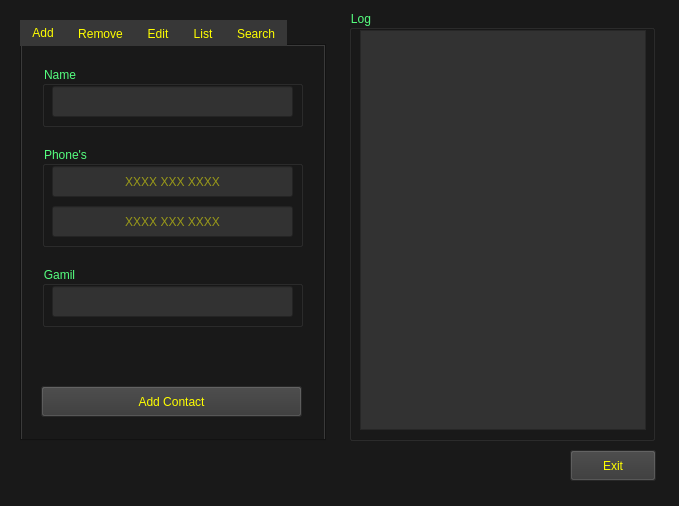
<?xml version="1.0" encoding="UTF-8"?>
<ui version="4.0">
 <class>PhoneBook</class>
 <widget class="QMainWindow" name="PhoneBook">
  <property name="geometry">
   <rect>
    <x>0</x>
    <y>0</y>
    <width>679</width>
    <height>506</height>
   </rect>
  </property>
  <property name="windowTitle">
   <string>WHI3PER::PhoneBook</string>
  </property>
  <property name="styleSheet">
   <string notr="true">QWidget {  
	font: 11pt &quot;Comic Sans MS&quot;;
     background-color: rgb(25, 25, 25);
	 color: rgb(255, 255, 0);
}

QTextBrowser {
	font: 11pt &quot;Consolas&quot;; 
	background-color: rgb(50, 50, 50);  
	color: rgb(0, 255, 255); 
}

QGroupBox {  color: rgb(85, 255, 127); }
QPushButton { background-color: rgb(55, 55, 55); }
QComboBox {  background-color: rgb(55, 55, 55);  color: rgb(85, 255, 127); }
QMenuBar { color: rgb(85, 255, 127); }
QTabBar::tab { background-color: rgb(55, 55, 55); }
QLineEdit { background-color: rgb(50, 50, 50); }</string>
  </property>
  <widget class="QWidget" name="centralwidget">
   <widget class="QTabWidget" name="tabWidget">
    <property name="geometry">
     <rect>
      <x>20</x>
      <y>20</y>
      <width>306</width>
      <height>421</height>
     </rect>
    </property>
    <property name="currentIndex">
     <number>0</number>
    </property>
    <widget class="QWidget" name="tab">
     <attribute name="title">
      <string>Add</string>
     </attribute>
     <widget class="QGroupBox" name="groupBox">
      <property name="geometry">
       <rect>
        <x>20</x>
        <y>20</y>
        <width>261</width>
        <height>61</height>
       </rect>
      </property>
      <property name="title">
       <string>Name</string>
      </property>
      <widget class="QLineEdit" name="NAME">
       <property name="geometry">
        <rect>
         <x>10</x>
         <y>20</y>
         <width>241</width>
         <height>31</height>
        </rect>
       </property>
       <property name="inputMask">
        <string/>
       </property>
       <property name="text">
        <string/>
       </property>
       <property name="alignment">
        <set>Qt::AlignCenter</set>
       </property>
       <property name="placeholderText">
        <string/>
       </property>
      </widget>
     </widget>
     <widget class="QGroupBox" name="groupBox_2">
      <property name="geometry">
       <rect>
        <x>20</x>
        <y>100</y>
        <width>261</width>
        <height>101</height>
       </rect>
      </property>
      <property name="title">
       <string>Phone's</string>
      </property>
      <widget class="QLineEdit" name="PHONE1">
       <property name="geometry">
        <rect>
         <x>10</x>
         <y>20</y>
         <width>241</width>
         <height>31</height>
        </rect>
       </property>
       <property name="alignment">
        <set>Qt::AlignCenter</set>
       </property>
       <property name="placeholderText">
        <string>XXXX XXX XXXX</string>
       </property>
      </widget>
      <widget class="QLineEdit" name="PHONE2">
       <property name="geometry">
        <rect>
         <x>10</x>
         <y>60</y>
         <width>241</width>
         <height>31</height>
        </rect>
       </property>
       <property name="alignment">
        <set>Qt::AlignCenter</set>
       </property>
       <property name="placeholderText">
        <string>XXXX XXX XXXX</string>
       </property>
      </widget>
     </widget>
     <widget class="QGroupBox" name="groupBox_3">
      <property name="geometry">
       <rect>
        <x>20</x>
        <y>220</y>
        <width>261</width>
        <height>61</height>
       </rect>
      </property>
      <property name="title">
       <string>Gamil</string>
      </property>
      <widget class="QLineEdit" name="GMAIL">
       <property name="geometry">
        <rect>
         <x>10</x>
         <y>20</y>
         <width>241</width>
         <height>31</height>
        </rect>
       </property>
       <property name="alignment">
        <set>Qt::AlignCenter</set>
       </property>
      </widget>
     </widget>
     <widget class="QPushButton" name="ADD_BUTTON">
      <property name="geometry">
       <rect>
        <x>19</x>
        <y>340</y>
        <width>261</width>
        <height>31</height>
       </rect>
      </property>
      <property name="text">
       <string>Add Contact</string>
      </property>
     </widget>
    </widget>
    <widget class="QWidget" name="tab_2">
     <attribute name="title">
      <string>Remove</string>
     </attribute>
     <widget class="QGroupBox" name="groupBox_5">
      <property name="geometry">
       <rect>
        <x>20</x>
        <y>20</y>
        <width>261</width>
        <height>61</height>
       </rect>
      </property>
      <property name="title">
       <string>Name</string>
      </property>
      <widget class="QLineEdit" name="SEARCH1">
       <property name="geometry">
        <rect>
         <x>10</x>
         <y>20</y>
         <width>241</width>
         <height>31</height>
        </rect>
       </property>
       <property name="inputMask">
        <string/>
       </property>
       <property name="text">
        <string/>
       </property>
       <property name="alignment">
        <set>Qt::AlignCenter</set>
       </property>
       <property name="placeholderText">
        <string>Enter a name for remove</string>
       </property>
      </widget>
     </widget>
     <widget class="QPushButton" name="REMOVE_BUTTON">
      <property name="geometry">
       <rect>
        <x>20</x>
        <y>340</y>
        <width>261</width>
        <height>31</height>
       </rect>
      </property>
      <property name="text">
       <string>Remove Contact</string>
      </property>
     </widget>
    </widget>
    <widget class="QWidget" name="tab_3">
     <attribute name="title">
      <string>Edit</string>
     </attribute>
     <widget class="QGroupBox" name="groupBox_7">
      <property name="geometry">
       <rect>
        <x>20</x>
        <y>10</y>
        <width>261</width>
        <height>61</height>
       </rect>
      </property>
      <property name="title">
       <string>Name</string>
      </property>
      <widget class="QLineEdit" name="SEARCH2">
       <property name="geometry">
        <rect>
         <x>10</x>
         <y>20</y>
         <width>241</width>
         <height>31</height>
        </rect>
       </property>
       <property name="inputMask">
        <string/>
       </property>
       <property name="text">
        <string/>
       </property>
       <property name="alignment">
        <set>Qt::AlignCenter</set>
       </property>
       <property name="placeholderText">
        <string>Enter a name for search</string>
       </property>
      </widget>
     </widget>
     <widget class="QGroupBox" name="groupBox_8">
      <property name="geometry">
       <rect>
        <x>20</x>
        <y>80</y>
        <width>261</width>
        <height>61</height>
       </rect>
      </property>
      <property name="title">
       <string>New Name</string>
      </property>
      <widget class="QLineEdit" name="NEW_NAME">
       <property name="geometry">
        <rect>
         <x>10</x>
         <y>20</y>
         <width>241</width>
         <height>31</height>
        </rect>
       </property>
       <property name="inputMask">
        <string/>
       </property>
       <property name="text">
        <string/>
       </property>
       <property name="alignment">
        <set>Qt::AlignCenter</set>
       </property>
       <property name="placeholderText">
        <string/>
       </property>
      </widget>
     </widget>
     <widget class="QGroupBox" name="groupBox_9">
      <property name="geometry">
       <rect>
        <x>20</x>
        <y>150</y>
        <width>261</width>
        <height>101</height>
       </rect>
      </property>
      <property name="title">
       <string>New Phone's</string>
      </property>
      <widget class="QLineEdit" name="NEW_PHONE1">
       <property name="geometry">
        <rect>
         <x>10</x>
         <y>20</y>
         <width>241</width>
         <height>31</height>
        </rect>
       </property>
       <property name="alignment">
        <set>Qt::AlignCenter</set>
       </property>
       <property name="placeholderText">
        <string>XXXX XXX XXXX</string>
       </property>
      </widget>
      <widget class="QLineEdit" name="NEW_PHONE2">
       <property name="geometry">
        <rect>
         <x>10</x>
         <y>60</y>
         <width>241</width>
         <height>31</height>
        </rect>
       </property>
       <property name="alignment">
        <set>Qt::AlignCenter</set>
       </property>
       <property name="placeholderText">
        <string>XXXX XXX XXXX</string>
       </property>
      </widget>
     </widget>
     <widget class="QGroupBox" name="groupBox_10">
      <property name="geometry">
       <rect>
        <x>20</x>
        <y>260</y>
        <width>261</width>
        <height>61</height>
       </rect>
      </property>
      <property name="title">
       <string>New Gamil</string>
      </property>
      <widget class="QLineEdit" name="NEW_GMAIL">
       <property name="geometry">
        <rect>
         <x>10</x>
         <y>20</y>
         <width>241</width>
         <height>31</height>
        </rect>
       </property>
       <property name="alignment">
        <set>Qt::AlignCenter</set>
       </property>
      </widget>
     </widget>
     <widget class="QPushButton" name="EDIT_BUTTON">
      <property name="geometry">
       <rect>
        <x>20</x>
        <y>340</y>
        <width>261</width>
        <height>31</height>
       </rect>
      </property>
      <property name="text">
       <string>Edit Contact</string>
      </property>
     </widget>
    </widget>
    <widget class="QWidget" name="tab_4">
     <attribute name="title">
      <string>List</string>
     </attribute>
     <widget class="QPushButton" name="SHOW_ALL">
      <property name="geometry">
       <rect>
        <x>20</x>
        <y>20</y>
        <width>261</width>
        <height>31</height>
       </rect>
      </property>
      <property name="text">
       <string>Show All Contact's</string>
      </property>
     </widget>
     <widget class="QPushButton" name="SHOW_NAMES">
      <property name="geometry">
       <rect>
        <x>20</x>
        <y>70</y>
        <width>261</width>
        <height>31</height>
       </rect>
      </property>
      <property name="text">
       <string>Show All Name's</string>
      </property>
     </widget>
     <widget class="QPushButton" name="SHOW_PHONES">
      <property name="geometry">
       <rect>
        <x>20</x>
        <y>120</y>
        <width>261</width>
        <height>31</height>
       </rect>
      </property>
      <property name="text">
       <string>Show All Phone's</string>
      </property>
     </widget>
     <widget class="QPushButton" name="SHOW_GMAILS">
      <property name="geometry">
       <rect>
        <x>20</x>
        <y>170</y>
        <width>261</width>
        <height>31</height>
       </rect>
      </property>
      <property name="text">
       <string>Show All Gamil's</string>
      </property>
     </widget>
    </widget>
    <widget class="QWidget" name="tab_5">
     <attribute name="title">
      <string>Search</string>
     </attribute>
     <widget class="QGroupBox" name="groupBox_6">
      <property name="geometry">
       <rect>
        <x>20</x>
        <y>20</y>
        <width>261</width>
        <height>61</height>
       </rect>
      </property>
      <property name="title">
       <string>Name</string>
      </property>
      <widget class="QLineEdit" name="SEARCH3">
       <property name="geometry">
        <rect>
         <x>10</x>
         <y>20</y>
         <width>241</width>
         <height>31</height>
        </rect>
       </property>
       <property name="inputMask">
        <string/>
       </property>
       <property name="text">
        <string/>
       </property>
       <property name="alignment">
        <set>Qt::AlignCenter</set>
       </property>
       <property name="placeholderText">
        <string>Enter a name for search</string>
       </property>
      </widget>
     </widget>
     <widget class="QPushButton" name="SEARCH_BUTTON">
      <property name="geometry">
       <rect>
        <x>20</x>
        <y>340</y>
        <width>261</width>
        <height>31</height>
       </rect>
      </property>
      <property name="text">
       <string>Search Contact</string>
      </property>
     </widget>
    </widget>
   </widget>
   <widget class="QGroupBox" name="groupBox_4">
    <property name="geometry">
     <rect>
      <x>349</x>
      <y>10</y>
      <width>306</width>
      <height>431</height>
     </rect>
    </property>
    <property name="title">
     <string>Log</string>
    </property>
    <widget class="QTextBrowser" name="LOG">
     <property name="geometry">
      <rect>
       <x>11</x>
       <y>20</y>
       <width>286</width>
       <height>400</height>
      </rect>
     </property>
    </widget>
   </widget>
   <widget class="QPushButton" name="EXIT">
    <property name="geometry">
     <rect>
      <x>570</x>
      <y>450</y>
      <width>86</width>
      <height>31</height>
     </rect>
    </property>
    <property name="text">
     <string>Exit</string>
    </property>
   </widget>
  </widget>
  <widget class="QMenuBar" name="menubar">
   <property name="geometry">
    <rect>
     <x>0</x>
     <y>0</y>
     <width>679</width>
     <height>26</height>
    </rect>
   </property>
  </widget>
  <widget class="QStatusBar" name="statusbar"/>
  <action name="ABOUT">
   <property name="text">
    <string>About</string>
   </property>
  </action>
  <action name="ABOUT_2">
   <property name="text">
    <string>About Me</string>
   </property>
  </action>
 </widget>
 <resources/>
 <connections/>
</ui>
